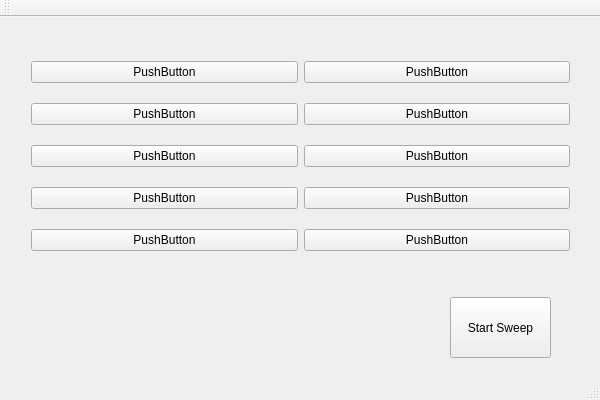
<?xml version="1.0" encoding="UTF-8"?>
<ui version="4.0">
 <class>DronePark1Class</class>
 <widget class="QMainWindow" name="DronePark1Class">
  <property name="geometry">
   <rect>
    <x>0</x>
    <y>0</y>
    <width>600</width>
    <height>400</height>
   </rect>
  </property>
  <property name="windowTitle">
   <string>DronePark1</string>
  </property>
  <widget class="QWidget" name="centralWidget">
   <widget class="QWidget" name="horizontalLayoutWidget">
    <property name="geometry">
     <rect>
      <x>20</x>
      <y>19</y>
      <width>561</width>
      <height>241</height>
     </rect>
    </property>
    <layout class="QHBoxLayout" name="horizontalLayout">
     <item>
      <layout class="QVBoxLayout" name="verticalLayout_2">
       <item>
        <widget class="QPushButton" name="pushButton">
         <property name="text">
          <string>PushButton</string>
         </property>
        </widget>
       </item>
       <item>
        <widget class="QPushButton" name="pushButton_3">
         <property name="text">
          <string>PushButton</string>
         </property>
        </widget>
       </item>
       <item>
        <widget class="QPushButton" name="pushButton_4">
         <property name="text">
          <string>PushButton</string>
         </property>
        </widget>
       </item>
       <item>
        <widget class="QPushButton" name="pushButton_2">
         <property name="text">
          <string>PushButton</string>
         </property>
        </widget>
       </item>
       <item>
        <widget class="QPushButton" name="pushButton_5">
         <property name="text">
          <string>PushButton</string>
         </property>
        </widget>
       </item>
      </layout>
     </item>
     <item>
      <layout class="QVBoxLayout" name="verticalLayout">
       <item>
        <widget class="QPushButton" name="pushButton_7">
         <property name="text">
          <string>PushButton</string>
         </property>
        </widget>
       </item>
       <item>
        <widget class="QPushButton" name="pushButton_9">
         <property name="text">
          <string>PushButton</string>
         </property>
        </widget>
       </item>
       <item>
        <widget class="QPushButton" name="pushButton_8">
         <property name="text">
          <string>PushButton</string>
         </property>
        </widget>
       </item>
       <item>
        <widget class="QPushButton" name="pushButton_6">
         <property name="text">
          <string>PushButton</string>
         </property>
        </widget>
       </item>
       <item>
        <widget class="QPushButton" name="pushButton_10">
         <property name="text">
          <string>PushButton</string>
         </property>
        </widget>
       </item>
      </layout>
     </item>
    </layout>
   </widget>
   <widget class="QPushButton" name="startSweepButton">
    <property name="geometry">
     <rect>
      <x>450</x>
      <y>280</y>
      <width>101</width>
      <height>61</height>
     </rect>
    </property>
    <property name="text">
     <string>Start Sweep</string>
    </property>
   </widget>
  </widget>
  <widget class="QMenuBar" name="menuBar">
   <property name="geometry">
    <rect>
     <x>0</x>
     <y>0</y>
     <width>600</width>
     <height>21</height>
    </rect>
   </property>
  </widget>
  <widget class="QToolBar" name="mainToolBar">
   <attribute name="toolBarArea">
    <enum>TopToolBarArea</enum>
   </attribute>
   <attribute name="toolBarBreak">
    <bool>false</bool>
   </attribute>
  </widget>
  <widget class="QStatusBar" name="statusBar"/>
 </widget>
 <layoutdefault spacing="6" margin="11"/>
 <resources>
  <include location="dronepark1.qrc"/>
 </resources>
 <connections/>
</ui>
